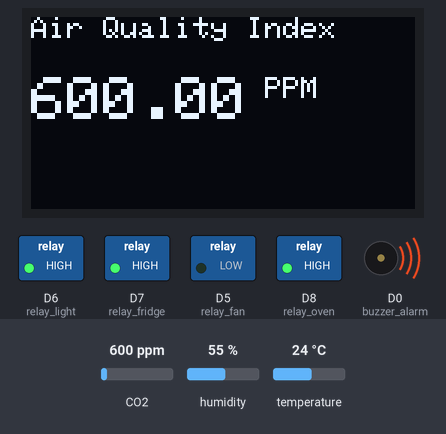
A sketch run on a simulated ESP8266 (NodeMCU). Shown: 128×64 one-colour display, switched loads named in the sketch (green lamp = pin HIGH), buzzer (waves = sounding, pin HIGH). The test bench sets the inputs (shaded band); at power-on: CO2 600 ppm, humidity 55 %, temperature 24 °C. WiFi joins after 1.5 s; servers stay silent unless stated; what the sketch prints to the serial monitor is not drawn.

Above: at 3.1 s.
3.2 s: CO2 set to 452 ppm
At 5.8 s:
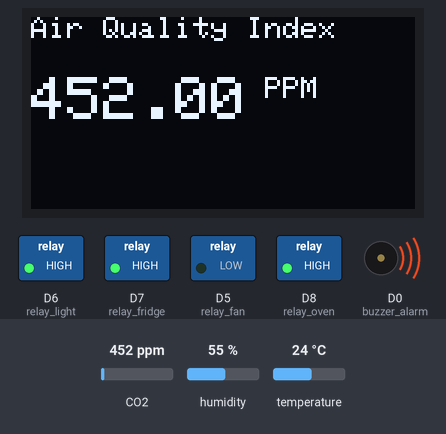
11.0 s: humidity set to 22 %
At 13.8 s:
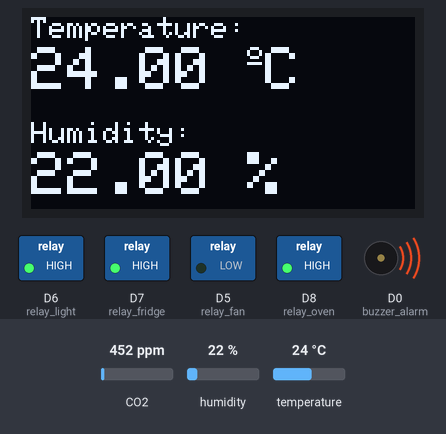
15.8 s: temperature set to 12 °C
At 19.8 s:
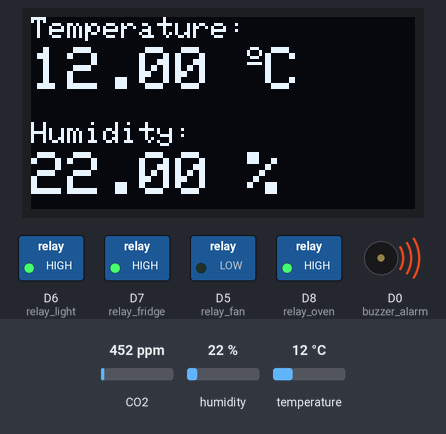
21.9 s: CO2 set to 1050 ppm
At 24.8 s:
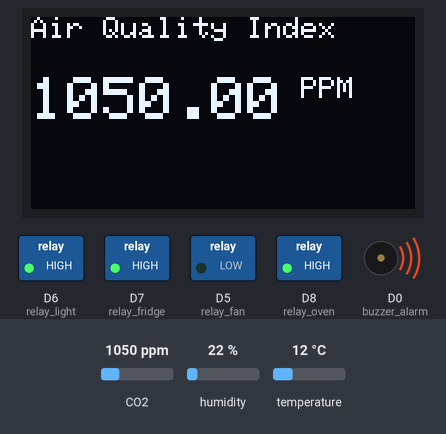
26.6 s: humidity set to 40 %
At 28.8 s:
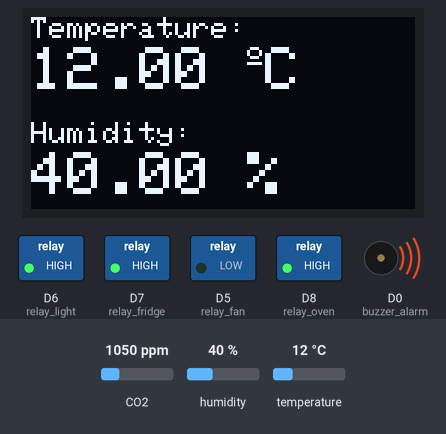
31.2 s: CO2 set to 1700 ppm
At 33.8 s:
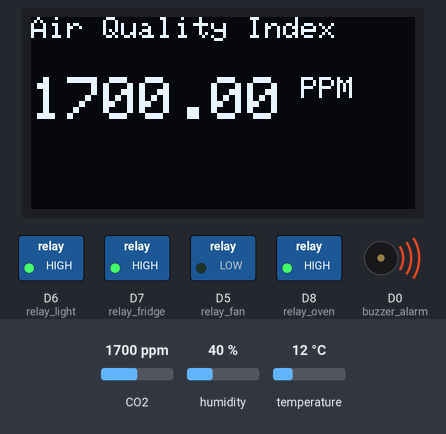
Timing chart, 0 to 35.3 s (numbered marks = the images above; inputs shaded):
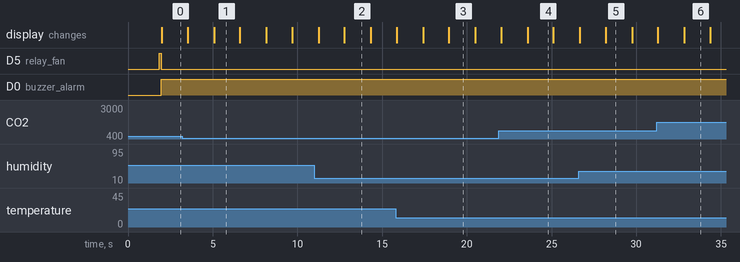

Measured:
- after the input at 3.2 s, the display: first differs from a run without the input after 1.9 s (image 1)
- after the input at 11.0 s, the display: first differs from a run without the input after 1.8 s (image 2)
- after the input at 15.8 s, the display: first differs from a run without the input after 3.1 s (image 3)
- after the input at 21.9 s, the display: first differs from a run without the input after 1.7 s (image 4)
- after the input at 26.6 s, the display: first differs from a run without the input after 1.6 s (image 5)
- after the input at 31.2 s, the display: first differs from a run without the input after 1.6 s (image 6)
- what the display in image 1 shows lasts 1.5 s, from 5.1 s to 6.6 s

The sketch:

main.ino
```cpp
#define BLYNK_PRINT Serial
#include <ESP8266WiFi.h>
#include <BlynkSimpleEsp8266.h>
#include <SPI.h>
#include <Wire.h>
#include "MQ135.h"
#include <Adafruit_Sensor.h>
#include <DHT.h>
#include <Adafruit_GFX.h>
#include <Adafruit_SSD1306.h>

char auth[] = "**************************";    // You should get Auth Token in the Blynk App.
char ssid[] = "**************************";                           // Your WiFi credentials.
char pass[] = "**************************";

#define SCREEN_WIDTH 128    // OLED display width, in pixels
#define SCREEN_HEIGHT 64    // OLED display height, in pixels
#define OLED_RESET -1       // Reset pin # (or -1 if sharing Arduino reset pin)

#define DHTTYPE DHT11     // DHT 11
#define DHTPIN D4

#define relay_fan D5
#define relay_light D6
#define relay_fridge D7
#define relay_oven D8

#define buzzer_alarm D0
#define pir_human D3


int alarm_status;
int pir_status = 0;

DHT dht(DHTPIN, DHTTYPE);
Adafruit_SSD1306 display(SCREEN_WIDTH, SCREEN_HEIGHT, &Wire, OLED_RESET);


void setup()
{
  Serial.begin(115200);
  dht.begin();
  display.begin(SSD1306_SWITCHCAPVCC, 0x3C); //initialize with the I2C addr 0x3C (128x64)
  Blynk.begin(auth, ssid, pass);

  pinMode(pir_human, INPUT);
  pinMode(buzzer_alarm, OUTPUT);

  pinMode(relay_fan, OUTPUT);
  pinMode(relay_light, OUTPUT);
  pinMode(relay_fridge, OUTPUT);
  pinMode(relay_oven, OUTPUT);

  digitalWrite(buzzer_alarm, LOW);

  digitalWrite(relay_fan, HIGH);
  digitalWrite(relay_light, HIGH);
  digitalWrite(relay_fridge, HIGH);
  digitalWrite(relay_oven, HIGH);
  delay(100);
}


void loop()
{
  Blynk.run();
  MQ135 gasSensor = MQ135(A0);
  float air_quality = gasSensor.getPPM();

  float t = dht.readTemperature();
  float h = dht.readHumidity();

  pir_status = digitalRead(pir_human);
  alarm_status = digitalRead(buzzer_alarm);


  if (pir_status == 1)
  {
    Serial.println("Person Detected");
  }
  else if (pir_status == 0)
  {
    Serial.println("No One in Room");
  }


  if (air_quality > 150)
  {
    digitalWrite(buzzer_alarm, HIGH);
    digitalWrite(relay_fan, LOW);
    Serial.println("Buzzer Status: ON");
    Serial.println("Exhaust Fan: ON");
  }
  else
  {
    digitalWrite(buzzer_alarm, LOW);
    digitalWrite(relay_fan, HIGH);
    Serial.println("Buzzer Status: OFF");
    Serial.println("Exhaust Fan: OFF");
  }

  Serial.print("Air Quality: ");
  Serial.print(air_quality);
  Serial.println(" PPM");

  Serial.print("Temperature: ");
  Serial.print(t);
  Serial.println(" *C");

  Serial.print("Humidity: ");
  Serial.print(h);
  Serial.println(" %");

  Serial.println();
  Serial.println("****************************");
  Serial.println();

  Blynk.virtualWrite(V1, t);             // For Temperature
  Blynk.virtualWrite(V2, h);             // For Humidity
  Blynk.virtualWrite(V3, air_quality);   // For Gas
  Blynk.virtualWrite(V4, alarm_status);  // For Alarm & Exhaust Fan
  Blynk.virtualWrite(V5, pir_status);    // For Human Detection

  display.clearDisplay();
  display.setCursor(0, 0); //oled display
  display.setTextSize(1);
  display.setTextColor(WHITE);
  display.println("Air Quality Index");

  display.setCursor(0, 20); //oled display
  display.setTextSize(2);
  display.setTextColor(WHITE);
  display.print(air_quality);
  display.setTextSize(1);
  display.setTextColor(WHITE);
  display.println(" PPM");
  display.display();
  delay(1500);

  display.clearDisplay();

  // display temperature
  display.setTextSize(1);
  display.setCursor(0, 0);
  display.print("Temperature: ");
  display.setTextSize(2);
  display.setCursor(0, 10);
  display.print(t);
  display.print(" ");
  display.setTextSize(1);
  display.cp437(true);
  display.write(167);
  display.setTextSize(2);
  display.print("C");

  // display humidity
  display.setTextSize(1);
  display.setCursor(0, 35);
  display.print("Humidity: ");
  display.setTextSize(2);
  display.setCursor(0, 45);
  display.print(h);
  display.print(" %");

  display.display();
  delay(1500);
}
```

communication_between_boards.ino.cpp
```cpp
// Import required libraries
#include <ESP8266WiFi.h>
#include "ESPAsyncWebServer.h"

#include <Wire.h>
#include <Adafruit_Sensor.h>
#include <Adafruit_BME280.h>

// Set your access point network credentials
const char* ssid = "ESP8266-Access-Point";
const char* password = "123456789";

/*#include <SPI.h>
#define BME_SCK 18
#define BME_MISO 19
#define BME_MOSI 23
#define BME_CS 5*/

Adafruit_BME280 bme; // I2C
//Adafruit_BME280 bme(BME_CS); // hardware SPI
//Adafruit_BME280 bme(BME_CS, BME_MOSI, BME_MISO, BME_SCK); // software SPI

// Create AsyncWebServer object on port 80
AsyncWebServer server(80);

String readTemp() {
  return String(bme.readTemperature());
  //return String(1.8 * bme.readTemperature() + 32);
}

String readHumi() {
  return String(bme.readHumidity());
}

String readPres() {
  return String(bme.readPressure() / 100.0F);
}

void setup(){
  // Serial port for debugging purposes
  Serial.begin(115200);
  Serial.println();

  // Setting the ESP as an access point
  Serial.print("Setting AP (Access Point)…");
  // Remove the password parameter, if you want the AP (Access Point) to be open
  WiFi.softAP(ssid, password);

  IPAddress IP = WiFi.softAPIP();
  Serial.print("AP IP address: ");
  Serial.println(IP);

  server.on("/temperature", HTTP_GET, [](AsyncWebServerRequest *request){
    request->send_P(200, "text/plain", readTemp().c_str());
  });
  server.on("/humidity", HTTP_GET, [](AsyncWebServerRequest *request){
    request->send_P(200, "text/plain", readHumi().c_str());
  });
  server.on("/pressure", HTTP_GET, [](AsyncWebServerRequest *request){
    request->send_P(200, "text/plain", readPres().c_str());
  });

  bool status;

  // default settings
  // (you can also pass in a Wire library object like &Wire2)
  status = bme.begin(0x76);
  if (!status) {
    Serial.println("Could not find a valid BME280 sensor, check wiring!");
    while (1);
  }

  // Start server
  server.begin();
}

void loop(){

}
```
